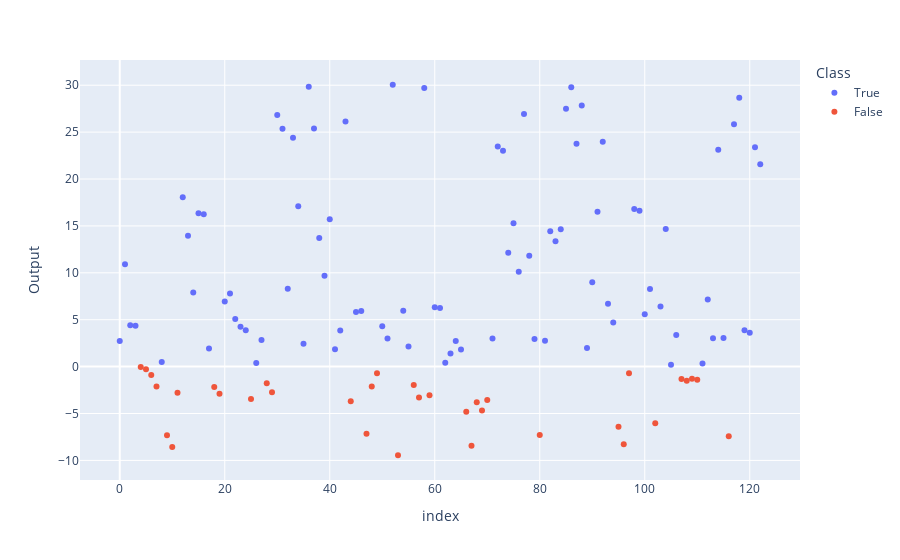

The notebook cell saved with this chart:
### Code cell
px.scatter(data,y='Output',color='Class')

### Figure 1 — Plotly figure (JSON) as saved in the notebook; plotly's stock layout.template omitted (floating-point values rounded to 4 significant figures)
{"data": [{"hovertemplate": "Class=True<br>index=%{x}<br>Output=%{y}<extra></extra>", "legendgroup": "True", "marker": {"color": "#636efa", "symbol": "circle"}, "mode": "markers", "name": "True", "orientation": "v", "showlegend": true, "type": "scatter", "x": [0, 1, 2, 3, 8, 12, 13, 14, 15, 16, 17, 20, 21, 22, 23, 24, 26, 27, 30, 31, 32, 33, 34, 35, 36, 37, 38, 39, 40, 41, 42, 43, 45, 46, 50, 51, 52, 54, 55, 58, 60, 61, 62, 63, 64, 65, 71, 72, 73, 74, 75, 76, 77, 78, 79, 81, 82, 83, 84, 85, 86, 87, 88, 89, 90, 91, 92, 93, 94, 98, 99, 100, 101, 103, 104, 105, 106, 111, 112, 113, 114, 115, 117, 118, 119, 120, 121, 122], "xaxis": "x", "y": [2.723, 10.91, 4.415, 4.355, 0.4864, 18.05, 13.94, 7.908, 16.35, 16.24, 1.935, 6.946, 7.791, 5.076, 4.257, 3.886, 0.3817, 2.833, 26.81, 25.35, 8.298, 24.4, 17.11, 2.426, 29.83, 25.39, 13.7, 9.699, 15.71, 1.856, 3.855, 26.12, 5.821, 5.941, 4.304, 2.989, 30.05, 5.964, 2.143, 29.7, 6.337, 6.246, 0.4081, 1.397, 2.742, 1.818, 2.993, 23.46, 23.02, 12.14, 15.29, 10.1, 26.92, 11.83, 2.939, 2.756, 14.44, 13.36, 14.63, 27.49, 29.78, 23.77, 27.84, 1.994, 8.993, 16.5, 23.98, 6.708, 4.701, 16.81, 16.62, 5.583, 8.267, 6.421, 14.67, 0.1865, 3.37, 0.3431, 7.149, 3.023, 23.13, 3.047, 25.84, 28.68, 3.884, 3.606, 23.39, 21.57], "yaxis": "y"}, {"hovertemplate": "Class=False<br>index=%{x}<br>Output=%{y}<extra></extra>", "legendgroup": "False", "marker": {"color": "#EF553B", "symbol": "circle"}, "mode": "markers", "name": "False", "orientation": "v", "showlegend": true, "type": "scatter", "x": [4, 5, 6, 7, 9, 10, 11, 18, 19, 25, 28, 29, 44, 47, 48, 49, 53, 56, 57, 59, 66, 67, 68, 69, 70, 80, 95, 96, 97, 102, 107, 108, 109, 110, 116], "xaxis": "x", "y": [-0.05367, -0.2938, -0.8956, -2.127, -7.319, -8.561, -2.775, -2.173, -2.883, -3.444, -1.775, -2.741, -3.7, -7.16, -2.122, -0.7016, -9.45, -1.952, -3.285, -3.049, -4.808, -8.434, -3.795, -4.692, -3.559, -7.297, -6.412, -8.269, -0.6975, -6.034, -1.331, -1.518, -1.304, -1.391, -7.423], "yaxis": "y"}], "layout": {"legend": {"title": {"text": "Class"}, "tracegroupgap": 0}, "margin": {"t": 60}, "xaxis": {"anchor": "y", "domain": [0, 1], "title": {"text": "index"}}, "yaxis": {"anchor": "x", "domain": [0, 1], "title": {"text": "Output"}}}}
